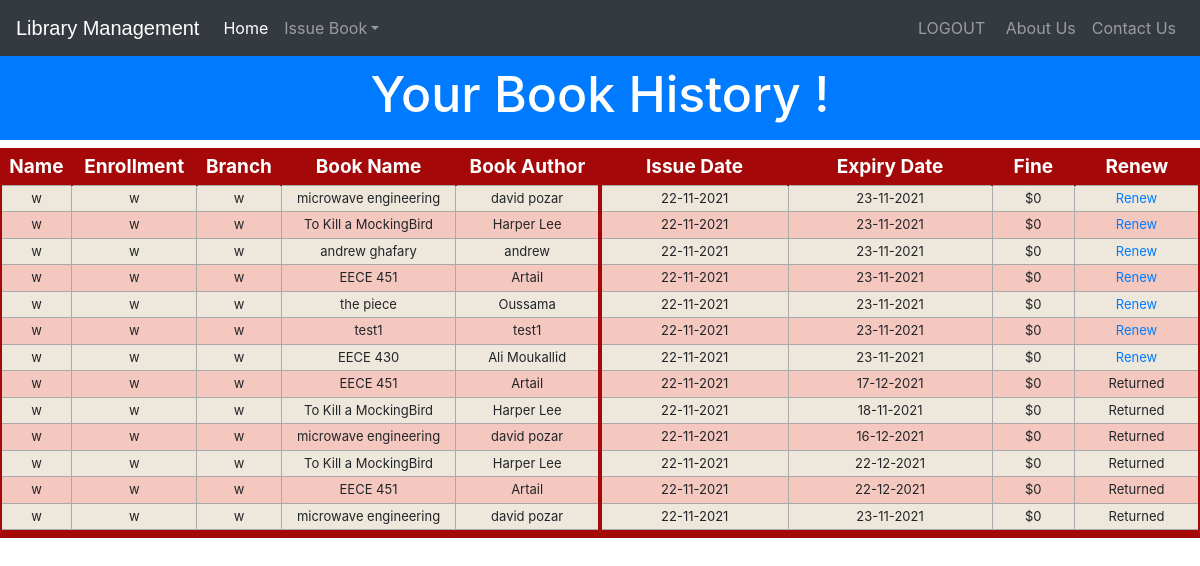
/userhistory (signed in), run on the app's committed database.
### library/models.py (models this page shows, shortened)
class Book(models.Model):
    catchoice= [
        ('education', 'Education'),
        ('entertainment', 'Entertainment'),
        ('comics', 'Comics'),
        ('biography', 'Biographie'),
        ('history', 'History'),
        ]
    name=models.CharField(max_length=30)
    isbn=models.PositiveIntegerField()
    author=models.CharField(max_length=40)
    category=models.CharField(max_length=30,choices=catchoice,default='education')

### library/views.py (the view)
# urls.py: path('userhistory', views.userhistory),
@login_required(login_url='studentlogin')
def userhistory(request):
    student=models.StudentExtra.objects.filter(user_id=request.user.id)
    issuedbook=models.Borrower.objects.filter(student=student[0]).exclude(status="Pending").order_by('status')
    li1=[]
    li2=[]
    for ib in issuedbook:
        t=(ib.student.user.username,ib.student.enrollment,ib.student.branch,ib.book.name,ib.book.author)
        li1.append(t)
        issdate=str(ib.issue_date.day)+'-'+str(ib.issue_date.month)+'-'+str(ib.issue_date.year)
        expdate=str(ib.return_date.day)+'-'+str(ib.return_date.month)+'-'+str(ib.return_date.year)
        print(ib.return_date)
        fine = CalculateFine(ib.return_date.date())
        fine = "$" + str(fine)
        borrowerID = ib.id
        Status = ib.status
        t=(issdate,expdate,fine,borrowerID,Status)
        li2.append(t)
    return render(request,'library/userhistory.html',{'li1':li1,'li2':li2})

### library/views.py (called while the page is built)
def CalculateFine(returndate):
    days=date.today() - returndate
    d=days
    fine=0
    d=d.days
    if int(d)>0:
        fine=d*1
    if fine>15:
        return 15
    return fine

### templates/library/userhistory.html (shortened to what this page needs)
<!DOCTYPE html>
<html lang="en" dir="ltr">
  <head>
  </head>
  <body>
  {% include "library/navbarstudent.html" %}<br><br>
  <h3 class="p-3 mb-2 bg-primary text-white" style = 'font-size: 50px;text-align:center;'>Your Book History !</h3>
<div class="row">
  <div class="col-lg-6" style="padding-right:0px;">
    {% if li1%}
    <table class="redTable">
  <thead>
  <tr>
  <th>Name</th>
  <th>Enrollment</th>
  <th>Branch</th>
    <th>Book Name</th>
      <th>Book Author</th>
  </tr>
  </thead>
  <tfoot>
  <tr>
  <td colspan="5">
  </td>
  </tr>
  </tfoot>
  <tbody>
    {% for t in li1 %}
<tr>
  <td>  {{t.0}}</td>
  <td>  {{t.1}}</td>
  <td>  {{t.2}}</td>
  <td>  {{t.3}}</td>
  <td>  {{t.4}}</td>
</tr>
    {% endfor %}
  </tbody>
  </table>
</div>
<div class="col-lg-6" style="padding-left:0px;">
      <table class="redTable">
    <thead>
    <tr>
    <th>Issue Date</th>
    <th>Expiry Date</th>
    <th>Fine</th>
    <th>Renew</th>
    </tr>
    </thead>
    <tfoot>
    <tr>
    <td colspan="5">
    </td>
    </tr>
    </tfoot>
    <tbody>
      {% for t in li2 %}
<tr>
  <td>  {{t.0}}</td>
  <td>  {{t.1}}</td>
  {%if t.4 == "Returned" %}
  <td>  $0</td>
  <td>  Returned</td>
  {%else%}
  <td>  {{t.2}}</td>
<td><a href="{% url 'RenewBook' t.3 %}">Renew<a></td>
  {%endif%}
</tr>
      {% endfor %}
    </tbody>
    </table>
    {%else%}
    <h1> No book Issued to you</h1>
    {%endif%}
</div></div>
<br><br><br><br><br><br>
<br><br><br>
  </body>
</html>

### templates/library/userhistory.html (style rules this page uses)
table.redTable { border: 2px solid #A40808; background-color: #EEE7DB; width: 100%; text-align: center; border-collapse: collapse; }
table.redTable td, table.redTable th { border: 1px solid #AAAAAA; padding: 3px 2px; }
table.redTable tbody td { font-size: 13px; }
table.redTable tr:nth-child(even) { background: #F5C8BF; }
table.redTable thead { background: #A40808; }
table.redTable thead th { font-size: 19px; font-weight: bold; color: #FFFFFF; text-align: center; border-left: 2px solid #A40808; }
table.redTable thead th:first-child { border-left: none; }
table.redTable tfoot { font-size: 13px; font-weight: bold; color: #FFFFFF; background: #A40808; }
table.redTable tfoot td { font-size: 13px; }

### data on the page
Book: name "microwave engineering" "microwave engineering" "microwave engineering", author "david pozar" "david pozar" "david pozar"
Book: name "To Kill a MockingBird" "To Kill a MockingBird" "To Kill a MockingBird", author "Harper Lee" "Harper Lee" "Harper Lee"
Book: name "andrew ghafary", author "andrew"
Book: name "EECE 451" "EECE 451" "EECE 451", author "Artail" "Artail" "Artail"
Book: name "the piece", author "Oussama"
Book: name "test1", author "test1"
Book: name "EECE 430", author "Ali Moukallid"

### other printed values
{{ t.0 }} "w" "w" "w" "w" "w" "w" "w" "w" "w" "w" "w" "w" "w"
{{ t.1 }} "w" "w" "w" "w" "w" "w" "w" "w" "w" "w" "w" "w" "w"
{{ t.2 }} "w" "w" "w" "w" "w" "w" "w" "w" "w" "w" "w" "w" "w"
{{ t.0 }} "22-11-2021" "22-11-2021" "22-11-2021" "22-11-2021" "22-11-2021" "22-11-2021" "22-11-2021" "22-11-2021" "22-11-2021" "22-11-2021" "22-11-2021" "22-11-2021" "22-11-2021"
{{ t.1 }} "23-11-2021" "23-11-2021" "23-11-2021" "23-11-2021" "23-11-2021" "23-11-2021" "23-11-2021" "17-12-2021" "18-11-2021" "16-12-2021" "22-12-2021" "22-12-2021" "23-11-2021"
{{ t.2 }} "$0" "$0" "$0" "$0" "$0" "$0" "$0"
